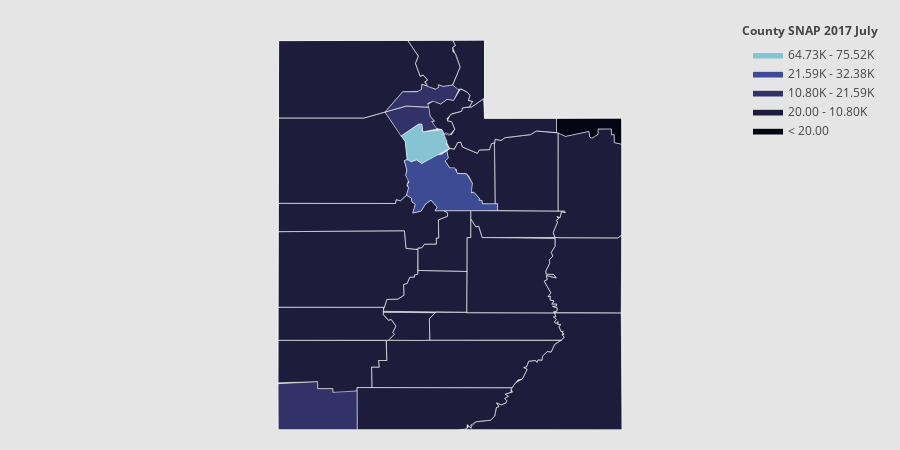

The cell this chart's notebook holds for it:
### Code cell
# plot
values=list(utah_july17_snap['July 2017'])
fips =  fips_modified   #list(utah_july17_snap['County FIPS code'])
endpts = list(np.mgrid[min(values):max(values):8j])
colorscale = ["#030512","#1d1d3b","#323268","#3d4b94","#3e6ab0",
              "#4989bc","#60a7c7","#85c5d3","#b7e0e4","#eafcfd"]
fig = ff.create_choropleth(
    fips=fips, values=values, scope=['Utah'], show_state_data=True,
    colorscale=colorscale, 
    binning_endpoints=endpts, round_legend_values=True,
   plot_bgcolor='rgb(229,229,229)',
   paper_bgcolor='rgb(229,229,229)',
    legend_title='County SNAP 2017 July',
    county_outline={'color': 'rgb(255,255,255)', 'width': 0.5},
   exponent_format=True,
)
fig.layout.template = None
fig.show()

### Figure 1 — Plotly figure (JSON) as saved in the notebook; plotly's stock layout.template omitted (floating-point values rounded to 4 significant figures; data arrays with more than 128 entries replaced by an {"elided": "..."} marker saying what was removed)
{"data": [{"fill": "toself", "fillcolor": "#030512", "hoverinfo": "none", "line": {"color": "rgb(255,255,255)", "width": 0.5}, "mode": "lines", "name": "< 20.00", "type": "scatter", "x": [-110.0, -109.1, -109.0, -109.2, -109.2, -109.2, -109.2, -109.4, -109.4, -109.5, -109.5, -109.5, -109.9, -110.0, -110.0, null], "y": [41.0, 41.0, 40.66, 40.68, 40.79, 40.79, 40.86, 40.86, 40.79, 40.74, 40.75, 40.83, 40.76, 40.81, 41.0, null]}, {"fill": "toself", "fillcolor": "#1d1d3b", "hoverinfo": "none", "line": {"color": "rgb(255,255,255)", "width": 0.5}, "mode": "lines", "name": "20.00 - 10.80K", "type": "scatter", "x": {"elided": "539 float values"}, "y": {"elided": "539 float values"}}, {"fill": "toself", "fillcolor": "#323268", "hoverinfo": "none", "line": {"color": "rgb(255,255,255)", "width": 0.5}, "mode": "lines", "name": "10.80K - 21.59K", "type": "scatter", "x": [-112.5, -112.2, -111.9, -111.8, -111.8, -111.8, -111.7, -111.9, -112.0, -112.0, -112.3, -112.5, -112.5, null, -114.1, -113.5, -113.5, -113.3, -113.3, -112.9, -112.9, -114.1, -114.1, null, -112.5, -112.2, -112.0, -112.0, -112.0, -111.8, -111.7, -111.7, -111.6, -111.5, -111.4, -111.5, -111.6, -111.7, -111.8, -111.9, -111.9, -112.2, -112.5, null], "y": [41.09, 41.15, 41.14, 41.02, 40.96, 40.96, 40.86, 40.82, 40.92, 40.92, 40.77, 41.08, 41.09, null, 37.59, 37.62, 37.53, 37.53, 37.48, 37.5, 37.0, 37.0, 37.59, null, 41.08, 41.34, 41.34, 41.37, 41.43, 41.37, 41.4, 41.43, 41.41, 41.42, 41.36, 41.23, 41.24, 41.18, 41.22, 41.19, 41.14, 41.15, 41.08, null]}, {"fill": "toself", "fillcolor": "#3d4b94", "hoverinfo": "none", "line": {"color": "rgb(255,255,255)", "width": 0.5}, "mode": "lines", "name": "21.59K - 32.38K", "type": "scatter", "x": [-112.2, -112.1, -112.1, -112.0, -112.0, -111.8, -111.7, -111.6, -111.6, -111.6, -111.6, -111.5, -111.4, -111.3, -111.2, -111.2, -111.2, -111.1, -111.1, -111.1, -111.1, -110.9, -110.9, -111.8, -111.7, -111.8, -111.9, -112.0, -112.1, -112.1, -112.1, -112.1, -112.2, -112.2, -112.2, -112.1, -112.2, -112.2, -112.2, null], "y": [40.46, 40.47, 40.44, 40.46, 40.42, 40.53, 40.53, 40.58, 40.49, 40.45, 40.36, 40.36, 40.29, 40.28, 40.17, 40.04, 40.05, 39.97, 39.95, 39.94, 39.9, 39.9, 39.81, 39.81, 39.86, 39.95, 39.89, 39.81, 39.78, 39.89, 39.93, 39.97, 40.01, 40.11, 40.15, 40.17, 40.26, 40.34, 40.46, null]}, {"fill": "toself", "fillcolor": "#3e6ab0", "hoverinfo": "none", "line": {"color": "rgb(255,255,255)", "width": 0.5}, "mode": "lines", "name": "32.38K - 43.16K", "type": "scatter", "x": [], "y": []}, {"fill": "toself", "fillcolor": "#4989bc", "hoverinfo": "none", "line": {"color": "rgb(255,255,255)", "width": 0.5}, "mode": "lines", "name": "43.16K - 53.95K", "type": "scatter", "x": [], "y": []}, {"fill": "toself", "fillcolor": "#60a7c7", "hoverinfo": "none", "line": {"color": "rgb(255,255,255)", "width": 0.5}, "mode": "lines", "name": "53.95K - 64.73K", "type": "scatter", "x": [], "y": []}, {"fill": "toself", "fillcolor": "#85c5d3", "hoverinfo": "none", "line": {"color": "rgb(255,255,255)", "width": 0.5}, "mode": "lines", "name": "64.73K - 75.52K", "type": "scatter", "x": [-112.3, -112.0, -112.0, -111.9, -111.7, -111.6, -111.6, -111.6, -112.0, -112.0, -112.1, -112.2, -112.2, -112.3, null], "y": [40.77, 40.92, 40.92, 40.82, 40.85, 40.7, 40.67, 40.61, 40.42, 40.46, 40.44, 40.47, 40.7, 40.77, null]}, {"fill": "toself", "fillcolor": "#b7e0e4", "hoverinfo": "none", "line": {"color": "rgb(255,255,255)", "width": 0.5}, "mode": "lines", "name": "> 75.52K", "type": "scatter", "x": [], "y": []}, {"hoverinfo": "text", "legendgroup": "centroids", "marker": {"color": "white", "opacity": 0}, "mode": "markers", "name": "US Counties", "selected": {"marker": {"color": "white", "opacity": 1, "size": 3}}, "showlegend": false, "text": ["County: Beaver<br>State: Utah<br>FIPS: 49001<br>Value: 505.0", "County: Box Elder<br>State: Utah<br>FIPS: 49003<br>Value: 3788.0", "County: Cache<br>State: Utah<br>FIPS: 49005<br>Value: 7173.0", "County: Carbon<br>State: Utah<br>FIPS: 49007<br>Value: 2560.0", "County: Daggett<br>State: Utah<br>FIPS: 49009<br>Value: 20.0", "County: Davis<br>State: Utah<br>FIPS: 49011<br>Value: 15614.0", "County: Duchesne<br>State: Utah<br>FIPS: 49013<br>Value: 2107.0", "County: Emery<br>State: Utah<br>FIPS: 49015<br>Value: 872.0", "County: Garfield<br>State: Utah<br>FIPS: 49017<br>Value: 206.0", "County: Grand<br>State: Utah<br>FIPS: 49019<br>Value: 758.0", "County: Iron<br>State: Utah<br>FIPS: 49021<br>Value: 5451.0", "County: Juab<br>State: Utah<br>FIPS: 49023<br>Value: 783.0", "County: Kane<br>State: Utah<br>FIPS: 49025<br>Value: 428.0", "County: Millard<br>State: Utah<br>FIPS: 49027<br>Value: 960.0", "County: Morgan<br>State: Utah<br>FIPS: 49029<br>Value: 182.0", "County: Piute<br>State: Utah<br>FIPS: 49031<br>Value: 114.0", "County: Rich<br>State: Utah<br>FIPS: 49033<br>Value: 157.0", "County: Salt Lake<br>State: Utah<br>FIPS: 49035<br>Value: 75520.0", "County: San Juan<br>State: Utah<br>FIPS: 49037<br>Value: 3339.0", "County: Sanpete<br>State: Utah<br>FIPS: 49039<br>Value: 2121.0", "County: Sevier<br>State: Utah<br>FIPS: 49041<br>Value: 2226.0", "County: Summit<br>State: Utah<br>FIPS: 49043<br>Value: 651.0", "County: Tooele<br>State: Utah<br>FIPS: 49045<br>Value: 4815.0", "County: Uintah<br>State: Utah<br>FIPS: 49047<br>Value: 3209.0", "County: Utah<br>State: Utah<br>FIPS: 49049<br>Value: 27335.0", "County: Wasatch<br>State: Utah<br>FIPS: 49051<br>Value: 809.0", "County: Washington<br>State: Utah<br>FIPS: 49053<br>Value: 11400.0", "County: Wayne<br>State: Utah<br>FIPS: 49055<br>Value: 129.0", "County: Weber<br>State: Utah<br>FIPS: 49057<br>Value: 20281.0"], "type": "scatter", "unselected": {"marker": {"opacity": 0}}, "x": [-113.2, -113.1, -111.7, -110.6, -109.5, -112.1, -110.4, -110.7, -111.4, -109.6, -113.3, -112.8, -111.9, -113.1, -111.6, -112.1, -111.2, -111.9, -109.8, -111.6, -111.8, -111.0, -113.1, -109.5, -111.7, -111.2, -113.5, -110.9, -111.9], "y": [38.36, 41.52, 41.72, 39.65, 40.89, 40.99, 40.3, 39.0, 37.85, 38.98, 37.86, 39.7, 37.29, 39.07, 41.09, 38.34, 41.63, 40.67, 37.63, 39.37, 38.75, 40.87, 40.45, 40.12, 40.12, 40.33, 37.28, 38.32, 41.27]}, {"hoverinfo": "text", "legendgroup": "States", "line": {"color": "rgb(240, 240, 240)", "width": 1}, "mode": "lines", "showlegend": false, "type": "scatter", "x": [-114.1, -114.0, -111.0, -111.0, -109.1, -109.0, -114.1, -114.1, null], "y": [37.59, 41.99, 42.0, 41.0, 41.0, 37.0, 37.0, 37.59, null]}], "layout": {"annotations": [{"showarrow": false, "text": "<b>County SNAP 2017 July</b>", "x": 1, "xanchor": "right", "xref": "paper", "y": 1.05, "yref": "paper"}], "dragmode": "select", "height": 450, "hovermode": "closest", "legend": {"traceorder": "reversed", "x": 1, "xanchor": "right", "y": 1, "yanchor": "top"}, "margin": {"b": 20, "l": 20, "r": 20, "t": 40}, "paper_bgcolor": "rgb(229,229,229)", "plot_bgcolor": "rgb(229,229,229)", "width": 900, "xaxis": {"autorange": false, "fixedrange": true, "range": [-117.8, -105.3], "showgrid": false, "showticklabels": false, "zeroline": false}, "yaxis": {"autorange": false, "fixedrange": true, "range": [37.0, 42.0], "showgrid": false, "showticklabels": false, "zeroline": false}}}
